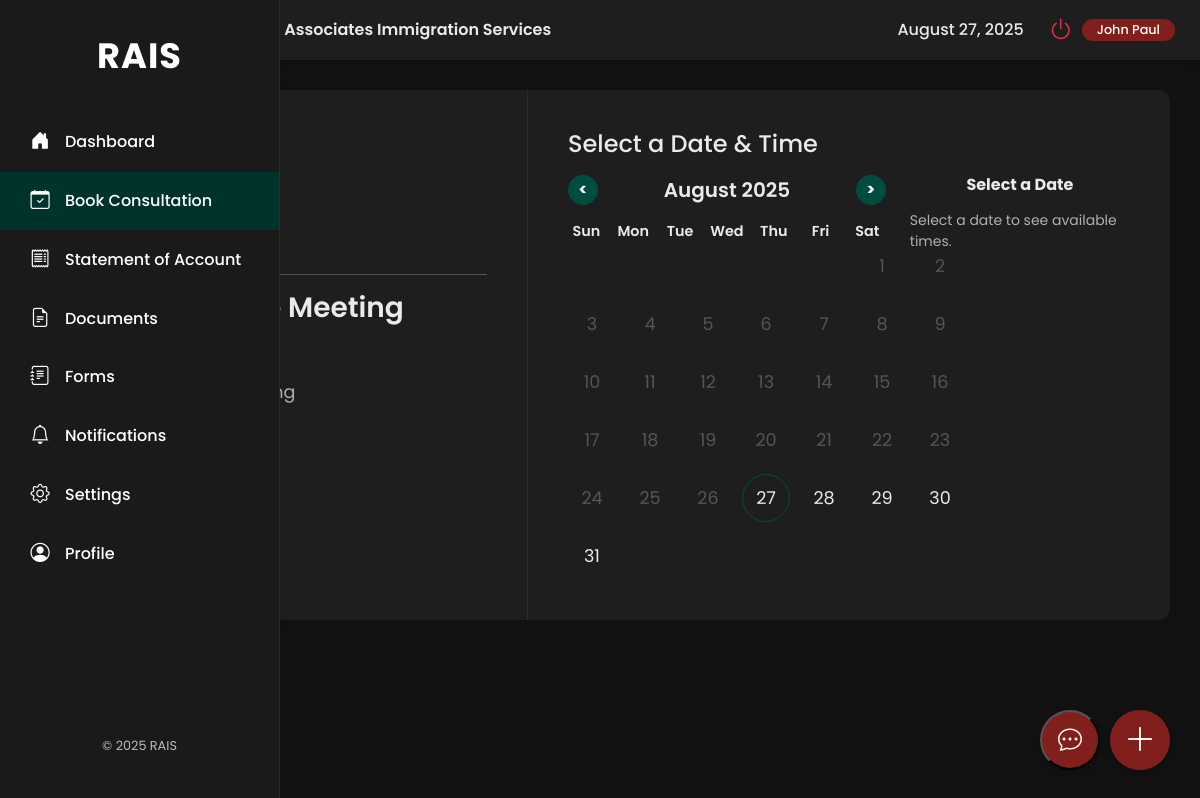
/user/book-consultation.php (signed in), run on an earlier commit of the app's database.
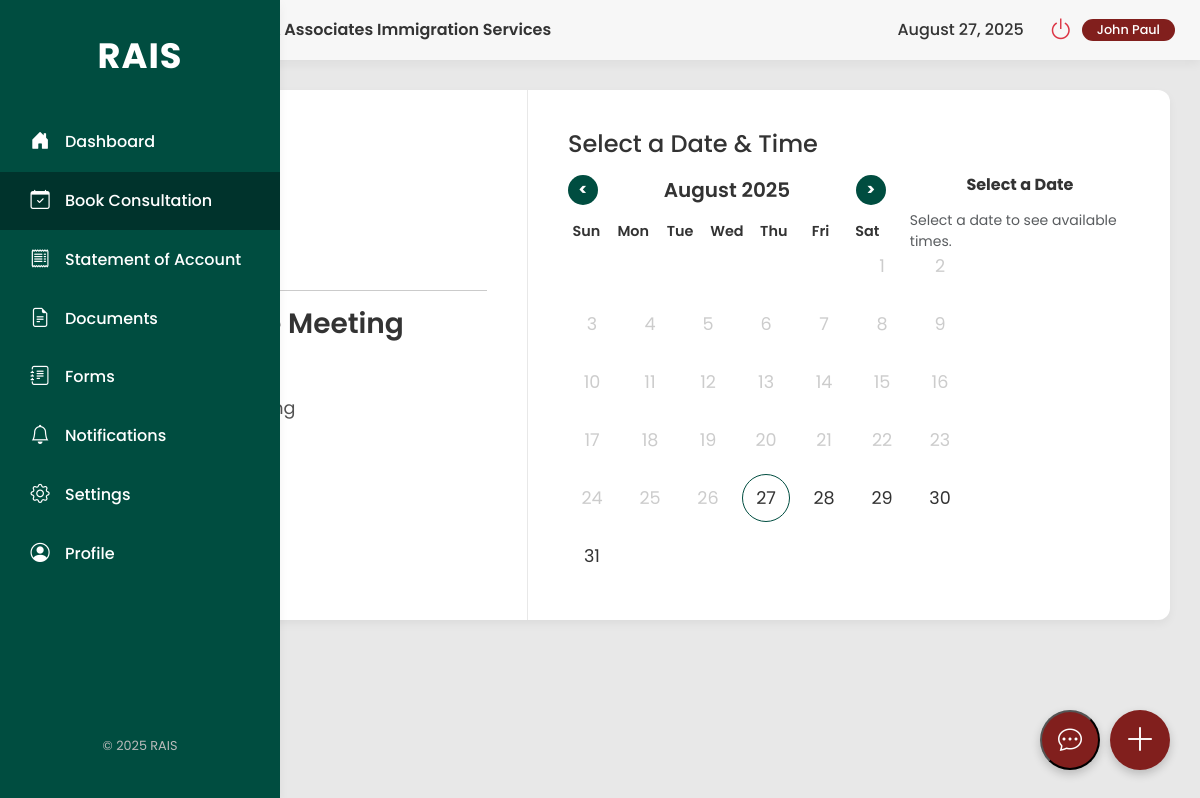
And on a later commit of the database.
### tables this page shows
CREATE TABLE `users` (
  `id` int(11) NOT NULL,
  `firstName` varchar(50) NOT NULL,
  `lastName` varchar(50) NOT NULL,
  `address` varchar(255) NOT NULL,
  `phone` varchar(20) NOT NULL,
  `email` varchar(100) NOT NULL,
  `password` varchar(255) NOT NULL,
  `profileImage` varchar(255) DEFAULT NULL,
  `location` varchar(255) DEFAULT NULL,
  `birthday` date DEFAULT NULL,
  `facebook` varchar(255) DEFAULT NULL,
  `instagram` varchar(255) DEFAULT NULL,
  `gmail` varchar(255) DEFAULT NULL,
  `email_notifications` tinyint(1) NOT NULL DEFAULT 1,
  `dark_mode` tinyint(1) NOT NULL DEFAULT 0,
  `documents_uploaded` tinyint(1) NOT NULL DEFAULT 0,
  `profile_picture_uploaded` tinyint(1) NOT NULL DEFAULT 0,
  `birthday_added` tinyint(1) NOT NULL DEFAULT 0,
  `social_links_added` tinyint(1) NOT NULL DEFAULT 0,
  `has_seen_tour` tinyint(1) NOT NULL DEFAULT 0,
  `reset_token_hash` varchar(64) DEFAULT NULL,
  `reset_token_expires_at` datetime DEFAULT NULL
);

### user/book-consultation.php (the view, shortened to what this page needs)
<?php
include_once '../config.php';
$userId = $_SESSION['id'];
$stmt = $conn->prepare("SELECT firstName, lastName, email, dark_mode FROM users WHERE id = ?");
$stmt->bind_param("i", $userId);
$stmt->execute();
$result = $stmt->get_result();
$userProfile = $result->fetch_assoc();
$darkModeEnabled = (bool)$userProfile['dark_mode'];
?>
<!doctype html>
<html lang="en">
<head>
    <link href="https://cdn.jsdelivr.net/npm/bootstrap@5.3.3/dist/css/bootstrap.min.css" rel="stylesheet">
    <link rel="stylesheet" href="https://cdn.jsdelivr.net/npm/bootstrap-icons@1.11.3/font/bootstrap-icons.min.css">
</head>
<body class="<?php echo $darkModeEnabled ? 'dark-mode' : ''; ?>">
    <div class="main-wrapper">
        <aside class="sidebar d-flex flex-column">
            <div class="logo">RAIS</div>
            <nav class="nav flex-column">
                <a class="nav-link" href="dashboard.php"><i class="bi bi-house-door-fill"></i><span>Dashboard</span></a>
                <a class="nav-link active" href="book-consultation.php"><i
                        class="bi bi-calendar-check"></i><span>Book Consultation</span></a>
                <a class="nav-link" href="statement-of-account.php"><i class="bi bi-receipt"></i><span>Statement of
                        Account</span></a>
                <a class="nav-link" href="documents.php"><i class="bi bi-file-earmark-text"></i><span>Documents</span></a>
                <a class="nav-link" href="forms.php"><i class="bi bi-journal-text"></i><span>Forms</span></a>
                <a class="nav-link" href="notifications.php"><i class="bi bi-bell"></i><span>Notifications</span></a>
                <a class="nav-link" href="settings.php"><i class="bi bi-gear"></i><span>Settings</span></a>
                <a class="nav-link" href="profile.php"><i class="bi bi-person-circle"></i><span>Profile</span></a>
            </nav>
            <div class="mt-auto footer-text">
                &copy; <?php echo date("Y"); ?> RAIS
            </div>
        </aside>
        <div class="content-area">
            <div class="header">
                <div class="header-brand d-flex align-items-center">
                    <span class="header-title">Roman & Associates Immigration Services</span>
                </div>
                <div class="user-status d-flex align-items-center gap-2">
                    <div id="headerDate" class="me-3" style="font-weight: 500;"></div>
                    <a href="#" class="btn btn-link power-btn" data-bs-toggle="modal" data-bs-target="#logoutModal"><i class="bi bi-power"></i></a>
                    <span class="badge"><?php echo htmlspecialchars($userProfile['firstName']); ?></span>
                </div>
            </div>
            <main class="main-content">
                <div id="booking-view">
                    <div class="booking-wrapper">
                        <div class="booking-info">
                            <hr>
                            <h2>45 Minute Meeting</h2>
                            <div class="info-item mt-3">
                                <span>45 min</span>
                            </div>
                            <div class="info-item">
                                <span>Zoom Meeting</span>
                            </div>
                        </div>
                        <div class="booking-scheduler">
                            <div id="date-time-selection-view">
                                <h4 class="mb-3">Select a Date & Time</h4>
                                <div class="row">
                                    <div class="calendar col-lg-7">
                                        <div class="calendar-controls">
                                            <button id="prevMonth" class="calendar-nav-btn">&lt;</button>
                                            <div id="monthYear"></div>
                                            <button id="nextMonth" class="calendar-nav-btn">&gt;</button>
                                        </div>
                                        <div class="weekdays"></div>
                                        <div class="days"></div>
                                    </div>
                                    <div class="time-slots col-lg-5 mt-4 mt-lg-0">
                                        <h6 class="text-center fw-bold" id="selected-date-display"></h6>
                                        <div id="time-slots-container" class="mt-3">
                                        </div>
                                    </div>
                                </div>
                            </div>
                        </div>
                    </div>
                </div>
            </main>
        </div>
    </div>
    <a href="book-flight.php" class="floating-btn text-decoration-none">
        <i class="bi bi-plus-lg"></i>
    </a>
    <button class="chat-toggle-btn" onclick="toggleChat()">
        <i class="bi bi-chat-dots"></i>
    </button>
</body>
</html>

What changed in the data, as far as the page shows it:
changed users "John Paul": dark_mode 1 → 0 (drawn)
